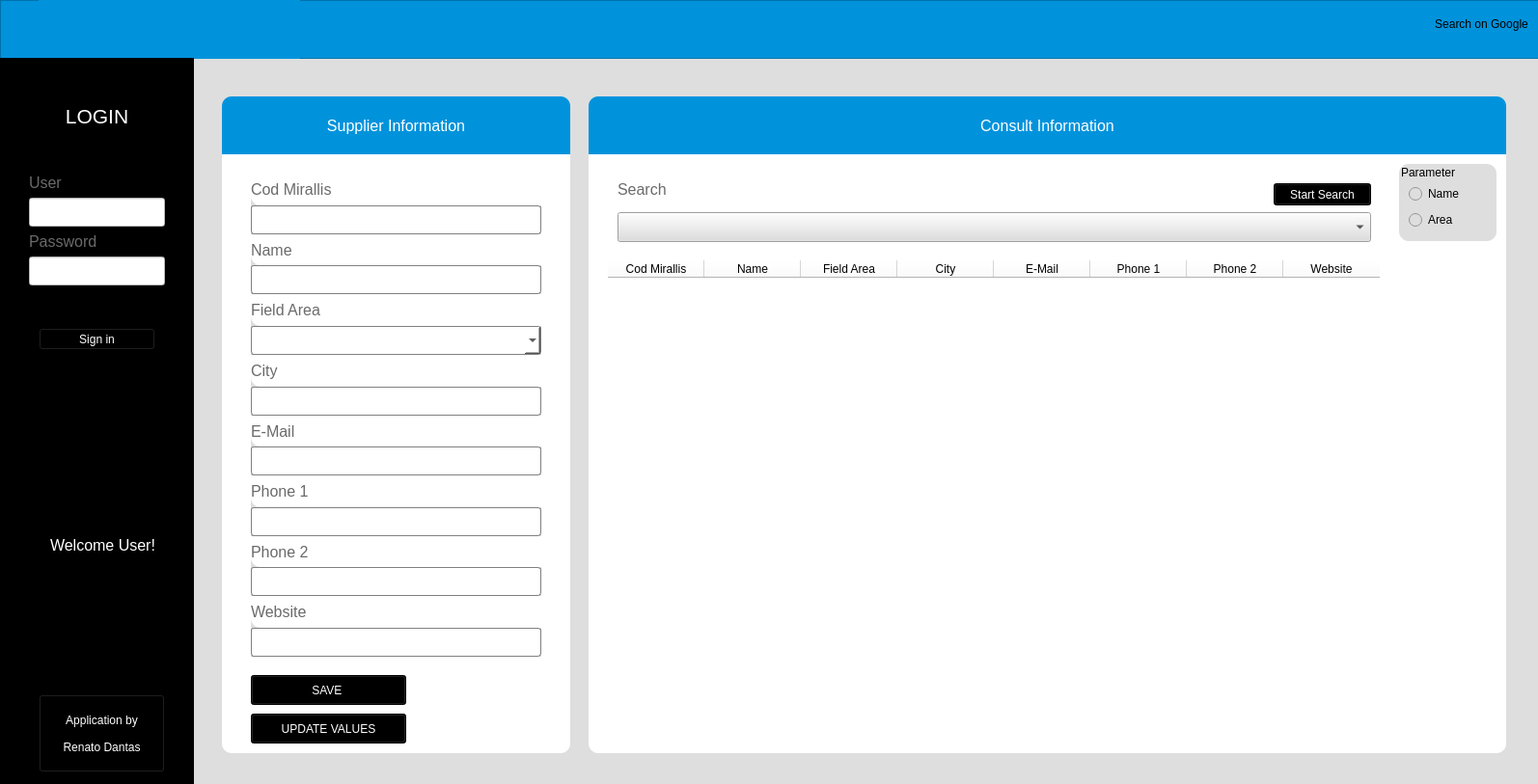
<?xml version="1.0" encoding="UTF-8"?>
<ui version="4.0">
 <class>MainWindow</class>
 <widget class="QMainWindow" name="MainWindow">
  <property name="geometry">
   <rect>
    <x>0</x>
    <y>0</y>
    <width>1594</width>
    <height>813</height>
   </rect>
  </property>
  <property name="windowTitle">
   <string>MainWindow</string>
  </property>
  <property name="styleSheet">
   <string notr="true"/>
  </property>
  <widget class="QWidget" name="centralwidget">
   <property name="styleSheet">
    <string notr="true">background-color: rgb(222, 222, 222);</string>
   </property>
   <widget class="QFrame" name="frame">
    <property name="geometry">
     <rect>
      <x>0</x>
      <y>0</y>
      <width>1661</width>
      <height>61</height>
     </rect>
    </property>
    <property name="styleSheet">
     <string notr="true">background-color: rgb(0, 147, 220);</string>
    </property>
    <property name="frameShape">
     <enum>QFrame::StyledPanel</enum>
    </property>
    <property name="frameShadow">
     <enum>QFrame::Raised</enum>
    </property>
    <widget class="QLabel" name="label_15">
     <property name="geometry">
      <rect>
       <x>1430</x>
       <y>10</y>
       <width>211</width>
       <height>31</height>
      </rect>
     </property>
     <property name="text">
      <string>Search on Google</string>
     </property>
     <property name="textFormat">
      <enum>Qt::RichText</enum>
     </property>
     <property name="alignment">
      <set>Qt::AlignCenter</set>
     </property>
     <property name="textInteractionFlags">
      <set>Qt::TextBrowserInteraction</set>
     </property>
     <property name="buddy">
      <cstring></cstring>
     </property>
    </widget>
    <widget class="QLabel" name="lbLogo">
     <property name="geometry">
      <rect>
       <x>40</x>
       <y>-10</y>
       <width>271</width>
       <height>71</height>
      </rect>
     </property>
     <property name="text">
      <string/>
     </property>
     <property name="pixmap">
      <pixmap>../../Mirallis-PySimpleGUI/logo.ico</pixmap>
     </property>
    </widget>
   </widget>
   <widget class="QFrame" name="frame_2">
    <property name="geometry">
     <rect>
      <x>0</x>
      <y>60</y>
      <width>201</width>
      <height>831</height>
     </rect>
    </property>
    <property name="styleSheet">
     <string notr="true">background-color: rgb(0, 0, 0);</string>
    </property>
    <property name="frameShape">
     <enum>QFrame::StyledPanel</enum>
    </property>
    <property name="frameShadow">
     <enum>QFrame::Raised</enum>
    </property>
    <widget class="QLabel" name="label">
     <property name="geometry">
      <rect>
       <x>20</x>
       <y>40</y>
       <width>161</width>
       <height>41</height>
      </rect>
     </property>
     <property name="font">
      <font>
       <family>Segoe UI</family>
       <pointsize>16</pointsize>
       <weight>50</weight>
       <bold>false</bold>
      </font>
     </property>
     <property name="styleSheet">
      <string notr="true">color: #fff;</string>
     </property>
     <property name="text">
      <string>LOGIN</string>
     </property>
     <property name="alignment">
      <set>Qt::AlignCenter</set>
     </property>
    </widget>
    <widget class="QWidget" name="verticalLayoutWidget">
     <property name="geometry">
      <rect>
       <x>30</x>
       <y>120</y>
       <width>141</width>
       <height>161</height>
      </rect>
     </property>
     <layout class="QVBoxLayout" name="verticalLayout">
      <item>
       <widget class="QLabel" name="label_13">
        <property name="minimumSize">
         <size>
          <width>0</width>
          <height>5</height>
         </size>
        </property>
        <property name="sizeIncrement">
         <size>
          <width>0</width>
          <height>0</height>
         </size>
        </property>
        <property name="font">
         <font>
          <family>Segoe UI</family>
          <pointsize>12</pointsize>
         </font>
        </property>
        <property name="styleSheet">
         <string notr="true">color: rgb(106, 106, 106);
border-bottom-right-radius:0px;</string>
        </property>
        <property name="frameShape">
         <enum>QFrame::Box</enum>
        </property>
        <property name="lineWidth">
         <number>2</number>
        </property>
        <property name="text">
         <string>User</string>
        </property>
       </widget>
      </item>
      <item>
       <widget class="QLineEdit" name="inputUser">
        <property name="minimumSize">
         <size>
          <width>0</width>
          <height>30</height>
         </size>
        </property>
        <property name="styleSheet">
         <string notr="true">background: #fff; 
border-color: rgb(207, 207, 207);</string>
        </property>
        <property name="alignment">
         <set>Qt::AlignCenter</set>
        </property>
       </widget>
      </item>
      <item>
       <widget class="QLabel" name="label_14">
        <property name="minimumSize">
         <size>
          <width>0</width>
          <height>5</height>
         </size>
        </property>
        <property name="sizeIncrement">
         <size>
          <width>0</width>
          <height>0</height>
         </size>
        </property>
        <property name="font">
         <font>
          <family>Segoe UI</family>
          <pointsize>12</pointsize>
         </font>
        </property>
        <property name="styleSheet">
         <string notr="true">color: rgb(106, 106, 106);
border-bottom-right-radius:0px;</string>
        </property>
        <property name="frameShape">
         <enum>QFrame::Box</enum>
        </property>
        <property name="lineWidth">
         <number>2</number>
        </property>
        <property name="text">
         <string>Password</string>
        </property>
       </widget>
      </item>
      <item>
       <widget class="QLineEdit" name="inputPassword">
        <property name="minimumSize">
         <size>
          <width>0</width>
          <height>30</height>
         </size>
        </property>
        <property name="styleSheet">
         <string notr="true">background: #fff; 
border-color: rgb(207, 207, 207);</string>
        </property>
        <property name="alignment">
         <set>Qt::AlignCenter</set>
        </property>
       </widget>
      </item>
      <item>
       <spacer name="verticalSpacer">
        <property name="orientation">
         <enum>Qt::Vertical</enum>
        </property>
        <property name="sizeHint" stdset="0">
         <size>
          <width>20</width>
          <height>40</height>
         </size>
        </property>
       </spacer>
      </item>
     </layout>
    </widget>
    <widget class="QPushButton" name="pushButton_2">
     <property name="geometry">
      <rect>
       <x>40</x>
       <y>660</y>
       <width>131</width>
       <height>81</height>
      </rect>
     </property>
     <property name="styleSheet">
      <string notr="true">QPushButton{color: #fff;}
QPushButton:hover{background: gold; color: black;}</string>
     </property>
     <property name="text">
      <string>Application by 

Renato Dantas</string>
     </property>
    </widget>
    <widget class="QPushButton" name="btSign">
     <property name="geometry">
      <rect>
       <x>40</x>
       <y>280</y>
       <width>121</width>
       <height>23</height>
      </rect>
     </property>
     <property name="styleSheet">
      <string notr="true">QPushButton{background-color: rgb(0, 0, 0);color:#fff}
QPushButton:hover{background: gold; color: black;}</string>
     </property>
     <property name="text">
      <string>Sign in</string>
     </property>
    </widget>
    <widget class="QLabel" name="lbName">
     <property name="geometry">
      <rect>
       <x>36</x>
       <y>430</y>
       <width>141</width>
       <height>151</height>
      </rect>
     </property>
     <property name="font">
      <font>
       <family>Segoe UI</family>
       <pointsize>12</pointsize>
      </font>
     </property>
     <property name="styleSheet">
      <string notr="true">color: #fff;</string>
     </property>
     <property name="text">
      <string>Welcome User!</string>
     </property>
     <property name="alignment">
      <set>Qt::AlignCenter</set>
     </property>
    </widget>
   </widget>
   <widget class="QFrame" name="frame_3">
    <property name="geometry">
     <rect>
      <x>230</x>
      <y>100</y>
      <width>361</width>
      <height>61</height>
     </rect>
    </property>
    <property name="styleSheet">
     <string notr="true">background-color: rgb(0, 147, 220);
border-top-left-radius: 10px;
border-top-right-radius: 10px;</string>
    </property>
    <property name="frameShape">
     <enum>QFrame::StyledPanel</enum>
    </property>
    <property name="frameShadow">
     <enum>QFrame::Raised</enum>
    </property>
    <widget class="QWidget" name="verticalLayoutWidget_2">
     <property name="geometry">
      <rect>
       <x>10</x>
       <y>10</y>
       <width>341</width>
       <height>41</height>
      </rect>
     </property>
     <layout class="QVBoxLayout" name="verticalLayout_2">
      <item>
       <widget class="QLabel" name="label_2">
        <property name="font">
         <font>
          <pointsize>12</pointsize>
         </font>
        </property>
        <property name="styleSheet">
         <string notr="true">color: rgb(255, 255, 255);</string>
        </property>
        <property name="text">
         <string>Supplier Information</string>
        </property>
        <property name="alignment">
         <set>Qt::AlignCenter</set>
        </property>
       </widget>
      </item>
     </layout>
    </widget>
   </widget>
   <widget class="QFrame" name="frame_4">
    <property name="enabled">
     <bool>true</bool>
    </property>
    <property name="geometry">
     <rect>
      <x>230</x>
      <y>160</y>
      <width>361</width>
      <height>621</height>
     </rect>
    </property>
    <property name="styleSheet">
     <string notr="true">QFrame{background-color: rgb(255, 255, 255);
border-bottom-left-radius: 10px;
border-bottom-right-radius: 10px;
border-color: rgb(0, 0, 0);}</string>
    </property>
    <property name="frameShape">
     <enum>QFrame::StyledPanel</enum>
    </property>
    <property name="frameShadow">
     <enum>QFrame::Raised</enum>
    </property>
    <widget class="QWidget" name="verticalLayoutWidget_3">
     <property name="geometry">
      <rect>
       <x>30</x>
       <y>20</y>
       <width>301</width>
       <height>501</height>
      </rect>
     </property>
     <layout class="QVBoxLayout" name="verticalLayout_3">
      <property name="spacing">
       <number>0</number>
      </property>
      <item>
       <widget class="QLabel" name="label_3">
        <property name="minimumSize">
         <size>
          <width>0</width>
          <height>5</height>
         </size>
        </property>
        <property name="sizeIncrement">
         <size>
          <width>0</width>
          <height>0</height>
         </size>
        </property>
        <property name="font">
         <font>
          <family>Segoe UI</family>
          <pointsize>12</pointsize>
         </font>
        </property>
        <property name="styleSheet">
         <string notr="true">color: rgb(106, 106, 106);
border-bottom-right-radius:0px;</string>
        </property>
        <property name="frameShape">
         <enum>QFrame::Box</enum>
        </property>
        <property name="lineWidth">
         <number>2</number>
        </property>
        <property name="text">
         <string>Cod Mirallis</string>
        </property>
       </widget>
      </item>
      <item>
       <widget class="QLineEdit" name="inputCod">
        <property name="minimumSize">
         <size>
          <width>0</width>
          <height>30</height>
         </size>
        </property>
        <property name="styleSheet">
         <string notr="true">QLineEdit{background: #fff; 
border-color: rgb(207, 207, 207);
border: 1px solid gray;
border-radius: 3px;}</string>
        </property>
        <property name="alignment">
         <set>Qt::AlignLeading|Qt::AlignLeft|Qt::AlignVCenter</set>
        </property>
       </widget>
      </item>
      <item>
       <widget class="QLabel" name="label_4">
        <property name="font">
         <font>
          <family>Segoe UI</family>
          <pointsize>12</pointsize>
         </font>
        </property>
        <property name="styleSheet">
         <string notr="true">color: rgb(106, 106, 106);
border-bottom-right-radius:0px;</string>
        </property>
        <property name="frameShape">
         <enum>QFrame::Box</enum>
        </property>
        <property name="lineWidth">
         <number>2</number>
        </property>
        <property name="text">
         <string>Name</string>
        </property>
       </widget>
      </item>
      <item>
       <widget class="QLineEdit" name="inputName">
        <property name="minimumSize">
         <size>
          <width>0</width>
          <height>30</height>
         </size>
        </property>
        <property name="styleSheet">
         <string notr="true">QLineEdit{background: #fff; 
border-color: rgb(207, 207, 207);
border: 1px solid gray;
border-radius: 3px;}</string>
        </property>
        <property name="alignment">
         <set>Qt::AlignLeading|Qt::AlignLeft|Qt::AlignVCenter</set>
        </property>
       </widget>
      </item>
      <item>
       <widget class="QLabel" name="label_5">
        <property name="font">
         <font>
          <family>Segoe UI</family>
          <pointsize>12</pointsize>
         </font>
        </property>
        <property name="styleSheet">
         <string notr="true">color: rgb(106, 106, 106);
border-bottom-right-radius:0px;</string>
        </property>
        <property name="frameShape">
         <enum>QFrame::Box</enum>
        </property>
        <property name="lineWidth">
         <number>2</number>
        </property>
        <property name="text">
         <string>Field Area</string>
        </property>
       </widget>
      </item>
      <item>
       <widget class="QComboBox" name="cbInputArea">
        <property name="minimumSize">
         <size>
          <width>0</width>
          <height>30</height>
         </size>
        </property>
        <property name="styleSheet">
         <string notr="true">QComboBox {
    border: 1px solid gray;
    border-radius: 3px;
    padding: 1px 18px 1px 3px;
    
	background-color: rgb(255, 255, 255);
}</string>
        </property>
       </widget>
      </item>
      <item>
       <widget class="QLabel" name="label_6">
        <property name="font">
         <font>
          <family>Segoe UI</family>
          <pointsize>12</pointsize>
         </font>
        </property>
        <property name="styleSheet">
         <string notr="true">color: rgb(106, 106, 106);
border-bottom-right-radius:0px;</string>
        </property>
        <property name="frameShape">
         <enum>QFrame::Box</enum>
        </property>
        <property name="lineWidth">
         <number>2</number>
        </property>
        <property name="text">
         <string>City</string>
        </property>
       </widget>
      </item>
      <item>
       <widget class="QLineEdit" name="inputCity">
        <property name="minimumSize">
         <size>
          <width>0</width>
          <height>30</height>
         </size>
        </property>
        <property name="styleSheet">
         <string notr="true">QLineEdit{background: #fff; 
border-color: rgb(207, 207, 207);
border: 1px solid gray;
border-radius: 3px;}</string>
        </property>
       </widget>
      </item>
      <item>
       <widget class="QLabel" name="label_7">
        <property name="font">
         <font>
          <family>Segoe UI</family>
          <pointsize>12</pointsize>
         </font>
        </property>
        <property name="styleSheet">
         <string notr="true">color: rgb(106, 106, 106);
border-bottom-right-radius:0px;</string>
        </property>
        <property name="frameShape">
         <enum>QFrame::Box</enum>
        </property>
        <property name="lineWidth">
         <number>2</number>
        </property>
        <property name="text">
         <string>E-Mail</string>
        </property>
       </widget>
      </item>
      <item>
       <widget class="QLineEdit" name="inputEmail">
        <property name="minimumSize">
         <size>
          <width>0</width>
          <height>30</height>
         </size>
        </property>
        <property name="styleSheet">
         <string notr="true">QLineEdit{background: #fff; 
border-color: rgb(207, 207, 207);
border: 1px solid gray;
border-radius: 3px;}</string>
        </property>
       </widget>
      </item>
      <item>
       <widget class="QLabel" name="label_8">
        <property name="font">
         <font>
          <family>Segoe UI</family>
          <pointsize>12</pointsize>
         </font>
        </property>
        <property name="styleSheet">
         <string notr="true">color: rgb(106, 106, 106);
border-bottom-right-radius:0px;</string>
        </property>
        <property name="frameShape">
         <enum>QFrame::Box</enum>
        </property>
        <property name="lineWidth">
         <number>2</number>
        </property>
        <property name="text">
         <string>Phone 1</string>
        </property>
       </widget>
      </item>
      <item>
       <widget class="QLineEdit" name="inputPhone1">
        <property name="minimumSize">
         <size>
          <width>0</width>
          <height>30</height>
         </size>
        </property>
        <property name="styleSheet">
         <string notr="true">QLineEdit{background: #fff; 
border-color: rgb(207, 207, 207);
border: 1px solid gray;
border-radius: 3px;}</string>
        </property>
       </widget>
      </item>
      <item>
       <widget class="QLabel" name="label_9">
        <property name="font">
         <font>
          <family>Segoe UI</family>
          <pointsize>12</pointsize>
         </font>
        </property>
        <property name="styleSheet">
         <string notr="true">color: rgb(106, 106, 106);
border-bottom-right-radius:0px;</string>
        </property>
        <property name="frameShape">
         <enum>QFrame::Box</enum>
        </property>
        <property name="lineWidth">
         <number>2</number>
        </property>
        <property name="text">
         <string>Phone 2</string>
        </property>
       </widget>
      </item>
      <item>
       <widget class="QLineEdit" name="inputPhone2">
        <property name="minimumSize">
         <size>
          <width>0</width>
          <height>30</height>
         </size>
        </property>
        <property name="styleSheet">
         <string notr="true">QLineEdit{background: #fff; 
border-color: rgb(207, 207, 207);
border: 1px solid gray;
border-radius: 3px;}</string>
        </property>
       </widget>
      </item>
      <item>
       <widget class="QLabel" name="label_10">
        <property name="font">
         <font>
          <family>Segoe UI</family>
          <pointsize>12</pointsize>
         </font>
        </property>
        <property name="styleSheet">
         <string notr="true">color: rgb(106, 106, 106);
border-bottom-right-radius:0px;</string>
        </property>
        <property name="frameShape">
         <enum>QFrame::Box</enum>
        </property>
        <property name="lineWidth">
         <number>2</number>
        </property>
        <property name="text">
         <string>Website</string>
        </property>
       </widget>
      </item>
      <item>
       <widget class="QLineEdit" name="inputLink">
        <property name="minimumSize">
         <size>
          <width>0</width>
          <height>30</height>
         </size>
        </property>
        <property name="styleSheet">
         <string notr="true">QLineEdit{background: #fff; 
border-color: rgb(207, 207, 207);
border: 1px solid gray;
border-radius: 3px;}</string>
        </property>
       </widget>
      </item>
     </layout>
    </widget>
    <widget class="QPushButton" name="btSave">
     <property name="enabled">
      <bool>true</bool>
     </property>
     <property name="geometry">
      <rect>
       <x>30</x>
       <y>540</y>
       <width>161</width>
       <height>31</height>
      </rect>
     </property>
     <property name="styleSheet">
      <string notr="true">QPushButton{background-color: rgb(0, 0, 0);color:#fff}
QPushButton:hover{background: gold; color: black;}</string>
     </property>
     <property name="text">
      <string>SAVE </string>
     </property>
    </widget>
    <widget class="QPushButton" name="btUpdate">
     <property name="enabled">
      <bool>false</bool>
     </property>
     <property name="geometry">
      <rect>
       <x>30</x>
       <y>580</y>
       <width>161</width>
       <height>31</height>
      </rect>
     </property>
     <property name="styleSheet">
      <string notr="true">QPushButton{background-color: rgb(0, 0, 0);color:#fff}
QPushButton:hover{background: gold; color: black;}</string>
     </property>
     <property name="text">
      <string>UPDATE VALUES</string>
     </property>
    </widget>
   </widget>
   <widget class="QFrame" name="frame_5">
    <property name="geometry">
     <rect>
      <x>610</x>
      <y>100</y>
      <width>951</width>
      <height>61</height>
     </rect>
    </property>
    <property name="styleSheet">
     <string notr="true">background-color: rgb(0, 147, 220);
border-top-left-radius: 10px;
border-top-right-radius: 10px;</string>
    </property>
    <property name="frameShape">
     <enum>QFrame::StyledPanel</enum>
    </property>
    <property name="frameShadow">
     <enum>QFrame::Raised</enum>
    </property>
    <widget class="QWidget" name="verticalLayoutWidget_4">
     <property name="geometry">
      <rect>
       <x>10</x>
       <y>10</y>
       <width>931</width>
       <height>41</height>
      </rect>
     </property>
     <layout class="QVBoxLayout" name="verticalLayout_4">
      <item>
       <widget class="QLabel" name="label_11">
        <property name="font">
         <font>
          <pointsize>12</pointsize>
         </font>
        </property>
        <property name="styleSheet">
         <string notr="true">color: rgb(255, 255, 255);</string>
        </property>
        <property name="text">
         <string>Consult Information</string>
        </property>
        <property name="alignment">
         <set>Qt::AlignCenter</set>
        </property>
       </widget>
      </item>
     </layout>
    </widget>
   </widget>
   <widget class="QFrame" name="frame_6">
    <property name="geometry">
     <rect>
      <x>610</x>
      <y>160</y>
      <width>951</width>
      <height>621</height>
     </rect>
    </property>
    <property name="styleSheet">
     <string notr="true">QFrame{background-color: rgb(255, 255, 255);
border-bottom-left-radius: 10px;
border-bottom-right-radius: 10px;
border-color: rgb(0, 0, 0);}</string>
    </property>
    <property name="frameShape">
     <enum>QFrame::StyledPanel</enum>
    </property>
    <property name="frameShadow">
     <enum>QFrame::Raised</enum>
    </property>
    <widget class="QComboBox" name="cbSearch">
     <property name="geometry">
      <rect>
       <x>30</x>
       <y>60</y>
       <width>781</width>
       <height>31</height>
      </rect>
     </property>
    </widget>
    <widget class="QGroupBox" name="groupBox">
     <property name="geometry">
      <rect>
       <x>840</x>
       <y>10</y>
       <width>101</width>
       <height>80</height>
      </rect>
     </property>
     <property name="styleSheet">
      <string notr="true">QGroupBox{border-radius: 10px}</string>
     </property>
     <property name="title">
      <string>Parameter</string>
     </property>
     <widget class="QWidget" name="verticalLayoutWidget_5">
      <property name="geometry">
       <rect>
        <x>10</x>
        <y>20</y>
        <width>81</width>
        <height>51</height>
       </rect>
      </property>
      <layout class="QVBoxLayout" name="verticalLayout_5">
       <item>
        <widget class="QRadioButton" name="rbName">
         <property name="text">
          <string>Name</string>
         </property>
        </widget>
       </item>
       <item>
        <widget class="QRadioButton" name="rbArea">
         <property name="whatsThis">
          <string/>
         </property>
         <property name="text">
          <string>Area</string>
         </property>
        </widget>
       </item>
      </layout>
     </widget>
    </widget>
    <widget class="QLabel" name="label_12">
     <property name="geometry">
      <rect>
       <x>30</x>
       <y>20</y>
       <width>391</width>
       <height>32</height>
      </rect>
     </property>
     <property name="minimumSize">
      <size>
       <width>0</width>
       <height>5</height>
      </size>
     </property>
     <property name="sizeIncrement">
      <size>
       <width>0</width>
       <height>0</height>
      </size>
     </property>
     <property name="font">
      <font>
       <family>Segoe UI</family>
       <pointsize>12</pointsize>
      </font>
     </property>
     <property name="styleSheet">
      <string notr="true">color: rgb(106, 106, 106);
border-bottom-right-radius:0px;</string>
     </property>
     <property name="frameShape">
      <enum>QFrame::Box</enum>
     </property>
     <property name="lineWidth">
      <number>2</number>
     </property>
     <property name="text">
      <string>Search</string>
     </property>
    </widget>
    <widget class="QTableWidget" name="tableWidget">
     <property name="geometry">
      <rect>
       <x>20</x>
       <y>110</y>
       <width>911</width>
       <height>481</height>
      </rect>
     </property>
     <property name="frameShape">
      <enum>QFrame::Box</enum>
     </property>
     <property name="frameShadow">
      <enum>QFrame::Raised</enum>
     </property>
     <property name="sizeAdjustPolicy">
      <enum>QAbstractScrollArea::AdjustToContents</enum>
     </property>
     <property name="showDropIndicator" stdset="0">
      <bool>false</bool>
     </property>
     <property name="gridStyle">
      <enum>Qt::DashLine</enum>
     </property>
     <property name="sortingEnabled">
      <bool>true</bool>
     </property>
     <column>
      <property name="text">
       <string>Cod Mirallis</string>
      </property>
     </column>
     <column>
      <property name="text">
       <string>Name</string>
      </property>
     </column>
     <column>
      <property name="text">
       <string>Field Area</string>
      </property>
     </column>
     <column>
      <property name="text">
       <string>City</string>
      </property>
     </column>
     <column>
      <property name="text">
       <string>E-Mail</string>
      </property>
     </column>
     <column>
      <property name="text">
       <string>Phone 1</string>
      </property>
     </column>
     <column>
      <property name="text">
       <string>Phone 2</string>
      </property>
     </column>
     <column>
      <property name="text">
       <string>Website</string>
      </property>
     </column>
    </widget>
    <widget class="QPushButton" name="btStartSearch">
     <property name="geometry">
      <rect>
       <x>710</x>
       <y>30</y>
       <width>101</width>
       <height>23</height>
      </rect>
     </property>
     <property name="styleSheet">
      <string notr="true">QPushButton{background-color: rgb(0, 0, 0);color:#fff}
QPushButton:hover{background: gold; color: black;}</string>
     </property>
     <property name="text">
      <string>Start Search</string>
     </property>
    </widget>
   </widget>
  </widget>
 </widget>
 <resources/>
 <connections/>
</ui>
